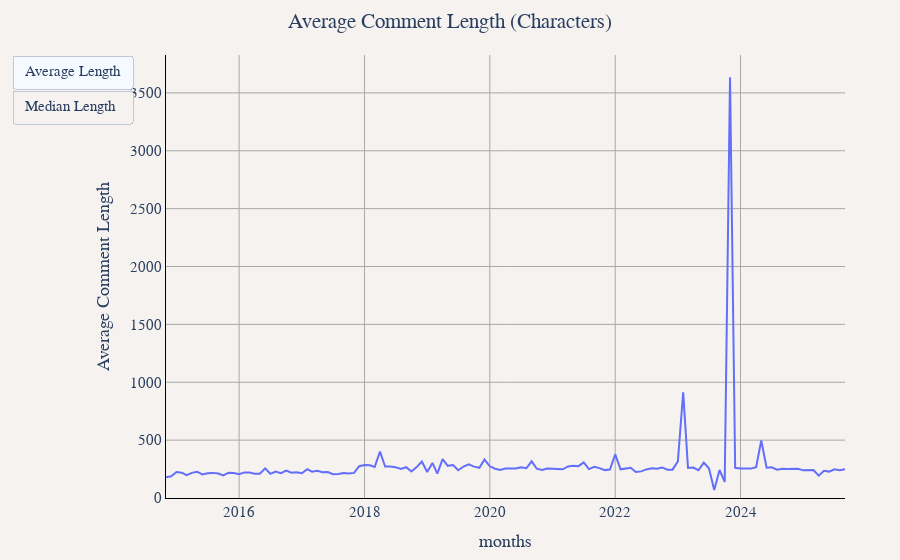

The cell this chart's notebook holds for it:
### Markdown cell above
## Comment Length Distribution

### Code cell
df = duckdb.sql("""
WITH comment_lengths AS (
    SELECT
        YEAR(date) as year,
        MONTH(date) as month,
        CONCAT(CAST(YEAR(date) AS VARCHAR), '-', LPAD(CAST(MONTH(date) AS VARCHAR), 2, '0')) as months,
        LENGTH(text) as comment_length
    FROM '../changeset_comments_data/*.parquet'
    WHERE text IS NOT NULL
)
SELECT
    months,
    CAST(AVG(comment_length) as INTEGER) as "Average Comment Length",
    CAST(PERCENTILE_CONT(0.5) WITHIN GROUP (ORDER BY comment_length) as INTEGER) as "Median Comment Length"
FROM comment_lengths
GROUP BY year, month, months
ORDER BY year, month
""").df()

util.show_figure(
    [
        util.FigureConfig(
            title="Average Comment Length (Characters)",
            label="Average Length",
            x_col="months",
            y_col="Average Comment Length",
            query_or_df=df,
        ),
        util.FigureConfig(
            title="Median Comment Length (Characters)",
            label="Median Length",
            x_col="months",
            y_col="Median Comment Length",
            query_or_df=df,
        ),
    ]
)

### Figure 1 — Plotly figure (JSON) as saved in the notebook; plotly's stock layout.template omitted (floating-point values rounded to 4 significant figures; data arrays with more than 128 entries replaced by an {"elided": "..."} marker saying what was removed)
{"data": [{"hovertemplate": "Average Comment Length<br>%{x}<br>%{y:,} Average Comment Length<extra></extra>", "name": "Average Comment Length", "type": "scatter", "visible": true, "x": {"elided": "131 str values"}, "y": {"elided": "131 int values"}}, {"hovertemplate": "Average Comment Length<br>%{x}<br>%{y:,} Median Comment Length<extra></extra>", "name": "Average Comment Length", "type": "scatter", "visible": false, "x": {"elided": "131 str values"}, "y": {"elided": "131 int values"}}], "layout": {"barmode": "stack", "font": {"family": "Times", "size": 15}, "margin": {"b": 55, "l": 55, "r": 55, "t": 55}, "paper_bgcolor": "#f5f2f0", "plot_bgcolor": "#f5f2f0", "title": {"text": "Average Comment Length (Characters)", "x": 0.5}, "updatemenus": [{"buttons": [{"args": [{"visible": [true, false]}, {"title.text": "Average Comment Length (Characters)", "xaxis.title.text": "months", "yaxis.title.text": "Average Comment Length"}], "label": "Average Length", "method": "update"}, {"args": [{"visible": [false, true]}, {"title.text": "Median Comment Length (Characters)", "xaxis.title.text": "months", "yaxis.title.text": "Median Comment Length"}], "label": "Median Length", "method": "update"}], "type": "buttons"}], "xaxis": {"gridcolor": "darkgray", "linecolor": "black", "showgrid": true, "tickcolor": "black", "title": {"text": "months"}, "zerolinecolor": "darkgray"}, "yaxis": {"gridcolor": "darkgray", "linecolor": "black", "rangemode": "tozero", "showgrid": true, "tickcolor": "black", "title": {"text": "Average Comment Length"}, "zerolinecolor": "darkgray"}}}
